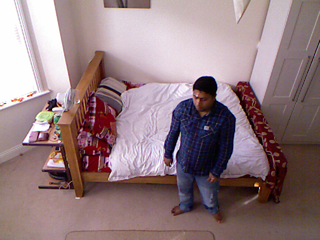
#> input picture images_for_video/1/rgb_0183.png, 320 x 240 px; its folder holds 4 pictures in this run
$ python video_creater.py
#> lines starting #> are read from the running program, lines starting #| are printed output that depends on the picture
import cv2
import os

fourcc = cv2.VideoWriter_fourcc(*'mp4v')
out = cv2.VideoWriter('videos/1.mp4', fourcc, 30.0, (640, 480))

files = os.listdir('images_for_video/1')

for image in files:
    img = cv2.imread('images_for_video/1/'+image)
#> img is the input picture: shape (240, 320, 3); mean B, G, R 128.4, 124.4, 146.8
    img = cv2.resize(img, (640, 480), interpolation=cv2.INTER_AREA)
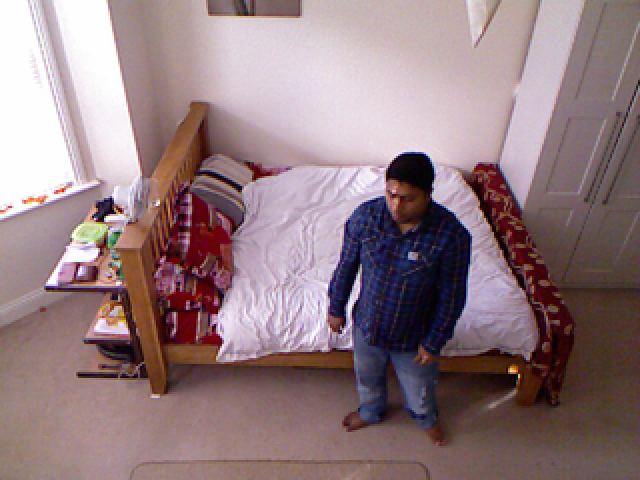
#> img: shape (480, 640, 3); mean B, G, R 128.4, 124.4, 146.8
    out.write(img)
#> pass 2 of the loop `for image in files:`:
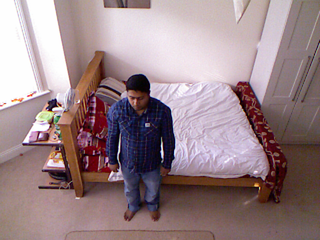
#> input picture images_for_video/1/rgb_0201.png, 320 x 240 px
#> img is the input picture: shape (240, 320, 3); mean B, G, R 135.2, 131.1, 152.4
#> `img = cv2.resize(img, (640, 480), interpolation=cv2.INTER_AREA)`:
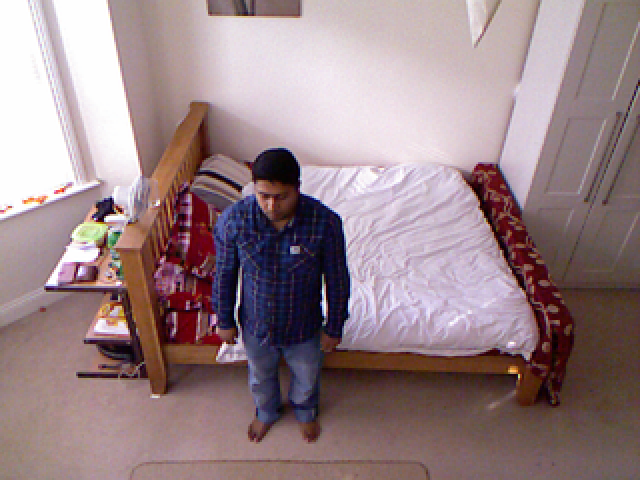
#> img: shape (480, 640, 3); mean B, G, R 135.2, 131.1, 152.4
#> pass 3 of the loop `for image in files:`:
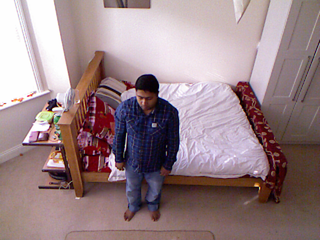
#> input picture images_for_video/1/rgb_0204.png, 320 x 240 px
#> img is the input picture: shape (240, 320, 3); mean B, G, R 134.4, 130.5, 152.1
#> `img = cv2.resize(img, (640, 480), interpolation=cv2.INTER_AREA)`:
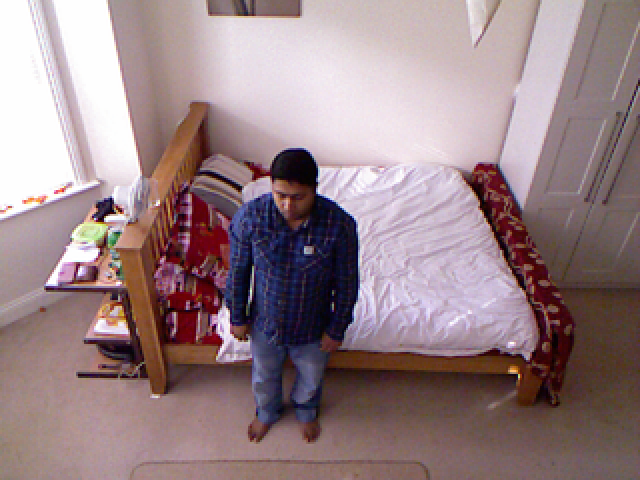
#> img: shape (480, 640, 3); mean B, G, R 134.4, 130.5, 152.1
#> the loop made 4 passes; the first 3 are shown
    # cv2.imshow('fr', image)

out.release()
cv2.destroyAllWindows()
